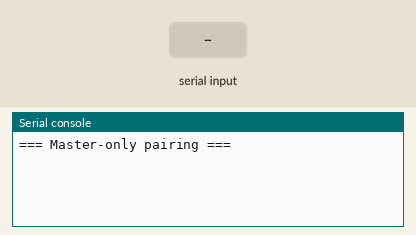
Recording of a program running on a simulated Raspberry Pi Pico running MicroPython. On the bench: the last lines printed to the serial console. Inputs (shaded band) come from the test bench. The modem accepts every AT command (registered, SIM ready, sends succeed) and sends nothing else. At 16.0 s the program stops and its outputs stay as they are.

Above: at 1.2 s.
1.3 s: "1\n" received over the second serial link
At 2.6 s:
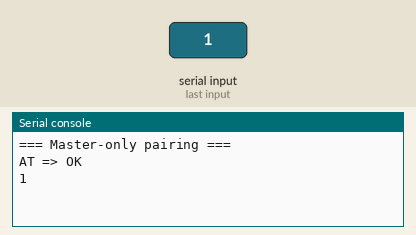
3.7 s: "0\n" received over the second serial link
At 3.7 s:
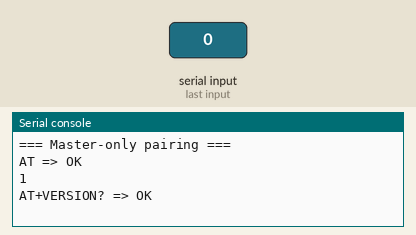
6.7 s: "2\n" received over the second serial link
At 8.3 s:
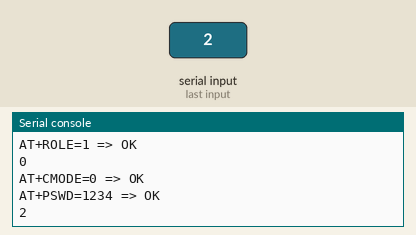

The program:

pairing.py
```python
from machine import UART, Pin
import time

# Master HC-05 is connected on UART1:
# Pico GP8 (TX)  -> HC-05 RX
# Pico GP9 (RX)  -> HC-05 TX
uart_master = UART(1, baudrate=38400, tx=Pin(8), rx=Pin(9), timeout=1200)

# Slave HC-05 is left in NORMAL mode (KEY/EN LOW), discoverable.
# Use the slave address in HC-05 bind format: xxxx,yy,zzzzzz
SLAVE_ADDR = "2025,08,005326"

# Keep master in full AT mode while running this script:
# 1) KEY/EN HIGH before power-up
# 2) LED slow blink


def _read_all(u):
    chunks = []
    start = time.ticks_ms()
    while time.ticks_diff(time.ticks_ms(), start) < 900:
        if u.any():
            data = u.read()
            if data:
                chunks.append(data)
            start = time.ticks_ms()
        else:
            time.sleep_ms(30)
    if not chunks:
        return ""
    return b"".join(chunks).decode("utf-8", "ignore").strip()


def send_at(u, cmd, wait_ms=500):
    while u.any():
        u.read()
    u.write(cmd + "\r\n")
    time.sleep_ms(wait_ms)
    resp = _read_all(u)
    print(cmd, "=>", resp if resp else "(no reply)")
    return resp


def set_master_role(u):
    resp = send_at(u, "AT+ROLE=1")
    if not resp:
        send_at(u, "AT+ROLE1")


def configure_master_only(u, slave_addr):
    print("=== Master-only pairing ===")
    send_at(u, "AT")
    send_at(u, "AT+VERSION?")
    set_master_role(u)
    send_at(u, "AT+CMODE=0")
    send_at(u, "AT+PSWD=1234")
    send_at(u, "AT+BIND=" + slave_addr)
    send_at(u, "AT+INIT")
    send_at(u, "AT+PAIR=" + slave_addr + ",20", 1800)
    send_at(u, "AT+LINK=" + slave_addr, 1800)


def main():
    configure_master_only(uart_master, SLAVE_ADDR)
    print("\nIf commands replied, now power-cycle MASTER with KEY/EN LOW.")
    print("Run both main scripts in normal mode at 9600 baud.")


main()
```

Measured:
- after the input at 1.3 s, the serial console: prints a new line after 0.91 s (image 1)
- after the input at 6.7 s, the serial console: prints a new line after 1.1 s (image 3)
